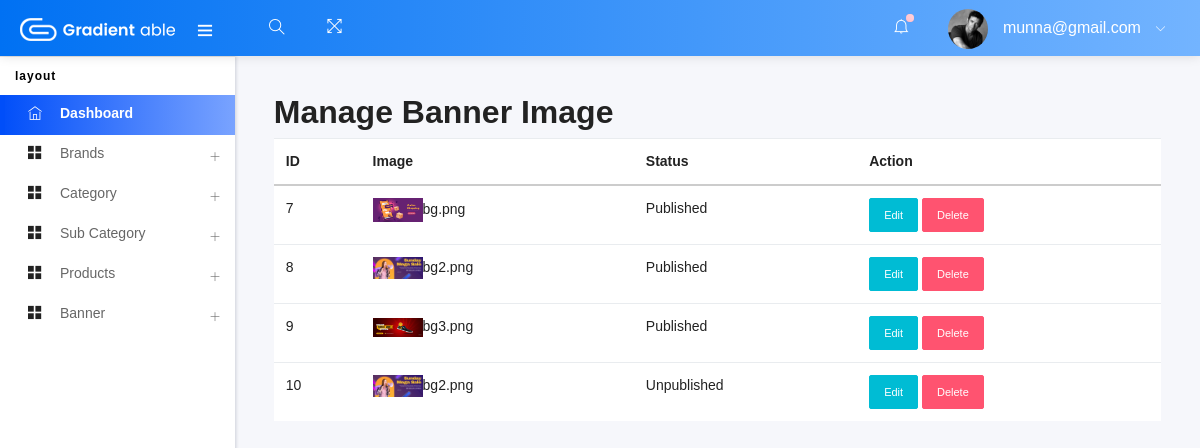
Screenshot of /admin/manage-banner.php (signed in) with the database file from the repository.
### tables this page shows
CREATE TABLE `banner` (
  `banner_id` int(11) NOT NULL,
  `banner_status` tinyint(4) NOT NULL DEFAULT 1,
  `banner_img` varchar(255) NOT NULL
);

### admin/manage-banner.php (called while the page is built, shortened)
<?php
include("template.php");

### admin/class/adminBack.php (called while the page is built, shortened)
<?php
class adminBack
{
    private $conn;
    public function __construct()
    {
        $dbhost = "127.0.0.1";
        $dbuser = "root";
        $dbpass = "";
        $dbname = "ecom02";
        $this->conn = mysqli_connect($dbhost, $dbuser, $dbpass, $dbname);
    }
    function view_banner()
    {
        $query = "SELECT * FROM banner";
        if (mysqli_query($this->conn, $query)) {
            $banner_info = mysqli_query($this->conn, $query);
            return $banner_info;
        }
    }
}

### admin/views/manage-banner-view.php (the view, shortened to what this page needs)
<?php
$obj_adminBack = new adminBack();
$msg = $obj_adminBack->view_banner();
?>
<h2 class="">Manage Banner Image</h2>
<table class="table bg-white">
    <thead>
        <tr>
            <th>ID</th>
            <th>Image</th>
            <th>Status</th>
            <th>Action</th>
        </tr>
    </thead>
    <tbody>
        <?php
        while ($banner_info = mysqli_fetch_assoc($msg)) {
        ?>
            <tr>
                <td><?php echo $banner_info['banner_id'] ?></td>
                <td><img src="./../assets/images/banner/<?php echo $banner_info['banner_img'] ?>" alt=""><?php echo $banner_info['banner_img'] ?></td>
                <td><?php
                    if ($banner_info['banner_status'] == 1) {
                        echo "Published";
                    } else {
                        echo "Unpublished";
                    }
                    ?></td>
                <td>
                    <a class="btn-sm btn btn-info" href="update-banner.php?status=update&&id=<?php echo $banner_info['banner_id'] ?>">Edit</a>
                    <a class="btn-sm btn btn-danger" href="?status=delete&&id=<?php echo $banner_info['banner_id'] ?>">Delete</a>
                </td>
            </tr>
        <?php
        }
        ?>
    </tbody>
</table>

### rows the page displays
banner: banner_id "7", banner_img (picture), banner_img "bg.png", banner_status "Published"
banner: banner_id "8", banner_img (picture), banner_img "bg2.png", banner_status "Published"
banner: banner_id "9", banner_img (picture), banner_img "bg3.png", banner_status "Published"
banner: banner_id "10", banner_img (picture), banner_img "bg2.png", banner_status "Unpublished"

### other values shown
$_SESSION['admin_email'] "munna@gmail.com"
